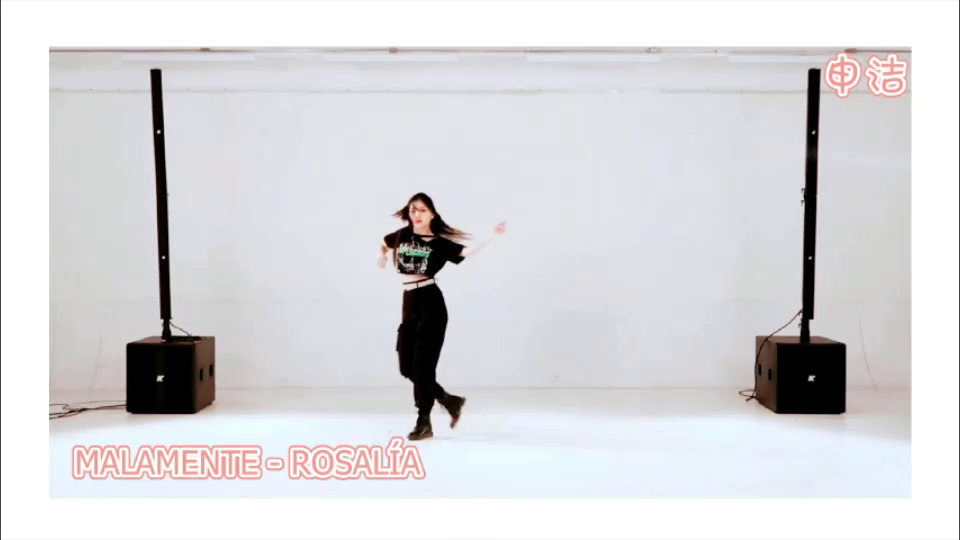
#> input picture frame 24 of dance_s.mp4, 960 x 540 px
$ python capture.py
#> lines starting #> are read from the running program, lines starting #| are printed output that depends on the picture

import cv2 as cv

# 调用摄像头
videoCapture = cv.VideoCapture("dance_s.MP4")

# 设置帧率
fps = 30

# 获取窗口大小
size = (int(videoCapture.get(cv.CAP_PROP_FRAME_WIDTH)), int(videoCapture.get(cv.CAP_PROP_FRAME_HEIGHT)))
print(size)
outSize=(100,200)

# 调用VideoWrite（）函数
videoWrite = cv.VideoWriter('MySaveVideo.mp4', cv.VideoWriter_fourcc('M', 'P', '4', 'V'), fps, outSize)

# 先获取一帧，用来判断是否成功调用摄像头
success, frame = videoCapture.read()
#> frame is the input picture: shape (540, 960, 3); mean B, G, R 219.8, 216.9, 217.4

chopped = frame[200:400,450:550]
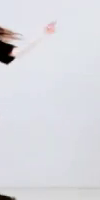
#> chopped: shape (200, 100, 3); mean B, G, R 223.8, 217.9, 217.2
# 通过循环保存帧
while success:
    success, frame = videoCapture.read()
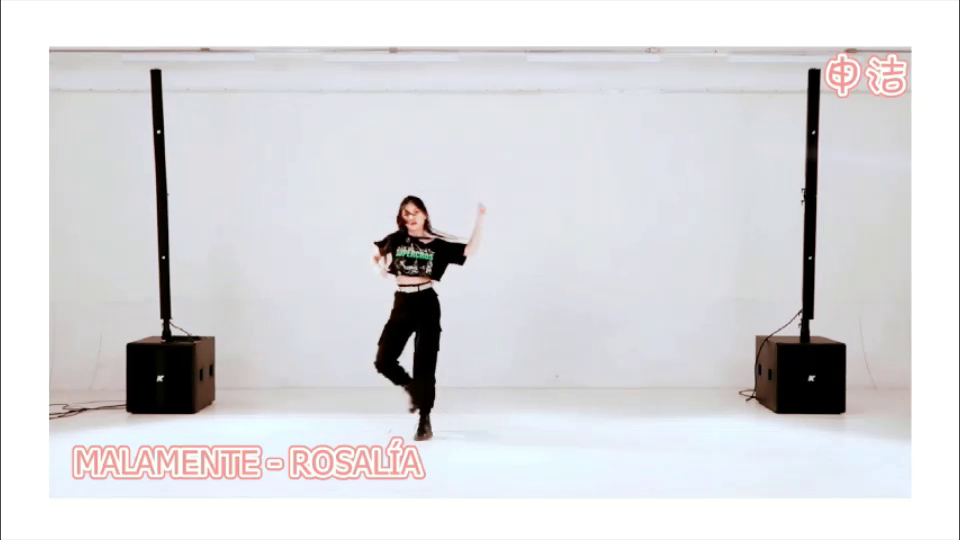
#> input picture frame 25 of dance_s.mp4, 960 x 540 px
#> frame is the input picture: shape (540, 960, 3); mean B, G, R 219.7, 216.8, 217.3
    chopped = frame[200:400,450:550]
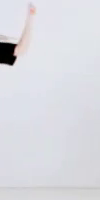
#> chopped: shape (200, 100, 3); mean B, G, R 223.9, 217.9, 217.2
    cv.imshow("Tracking",chopped)
    if cv.waitKey(1) & 0xFF == ord('q'):
#> (key q is pressed here)
        break
    videoWrite.write(chopped)


# 释放摄像头
videoCapture.release()
videoWrite.release()

$ run again, starting later in the video
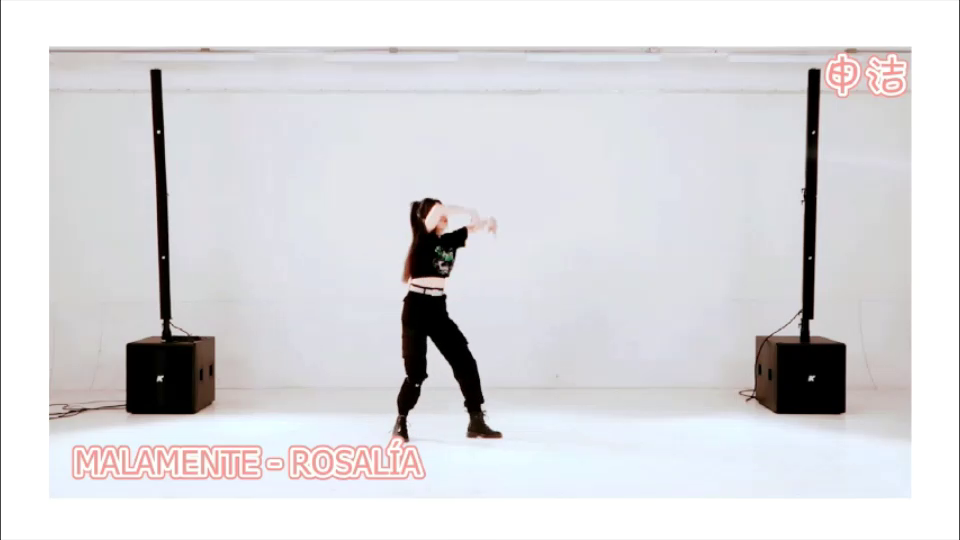
#> input picture frame 108 of dance_s.mp4, 960 x 540 px
#> frame is the input picture: shape (540, 960, 3); mean B, G, R 219.8, 216.7, 217.5
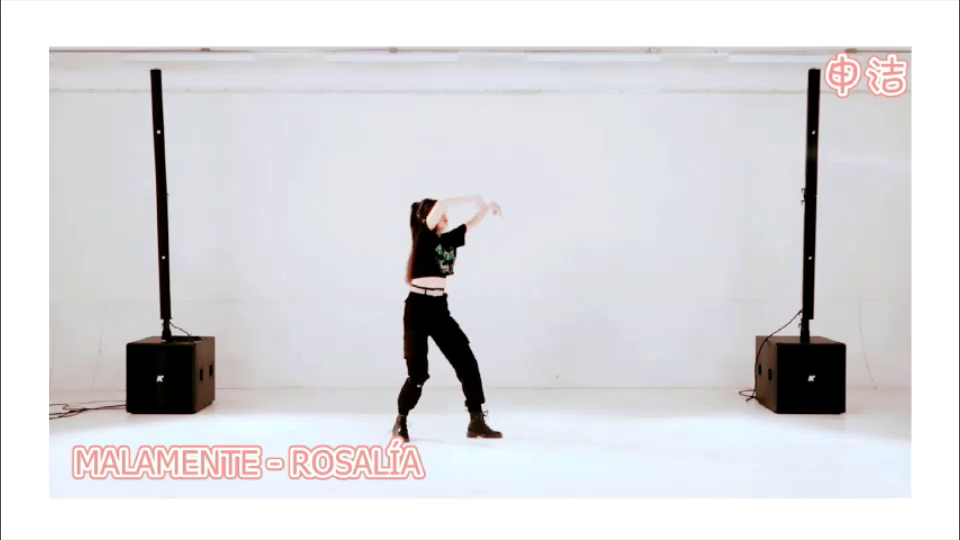
#> input picture frame 109 of dance_s.mp4, 960 x 540 px
#> frame is the input picture: shape (540, 960, 3); mean B, G, R 219.8, 216.8, 217.5
#> `chopped = frame[200:400,450:550]`:
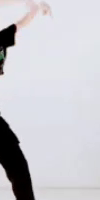
#> chopped: shape (200, 100, 3); mean B, G, R 206.2, 200.5, 200.9

$ run again, starting later in the video
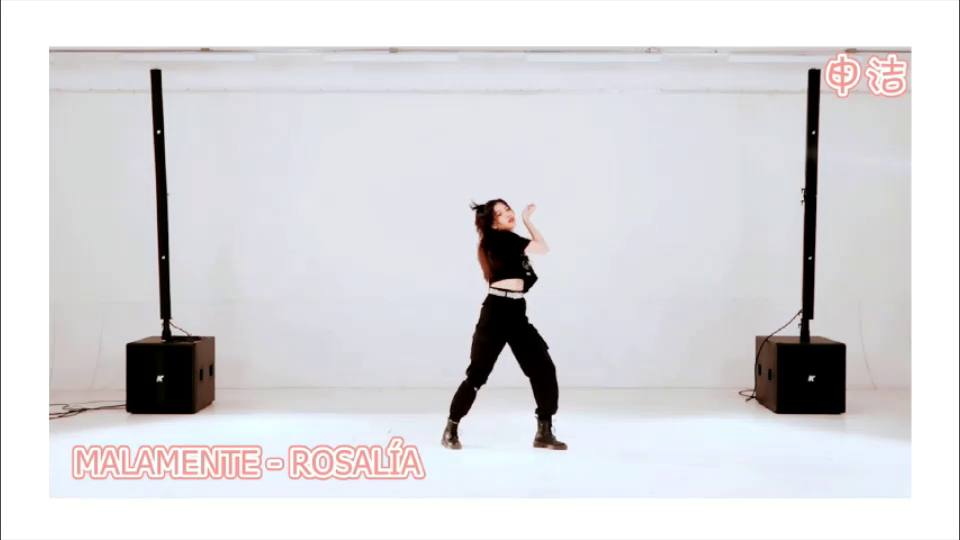
#> input picture frame 192 of dance_s.mp4, 960 x 540 px
#> frame is the input picture: shape (540, 960, 3); mean B, G, R 219.1, 216.1, 216.9
#> `chopped = frame[200:400,450:550]`:
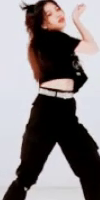
#> chopped: shape (200, 100, 3); mean B, G, R 128.3, 126.6, 132.8
#> `chopped = frame[200:400,450:550]`:
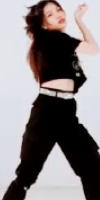
#> chopped: shape (200, 100, 3); mean B, G, R 129.4, 127.8, 133.8
